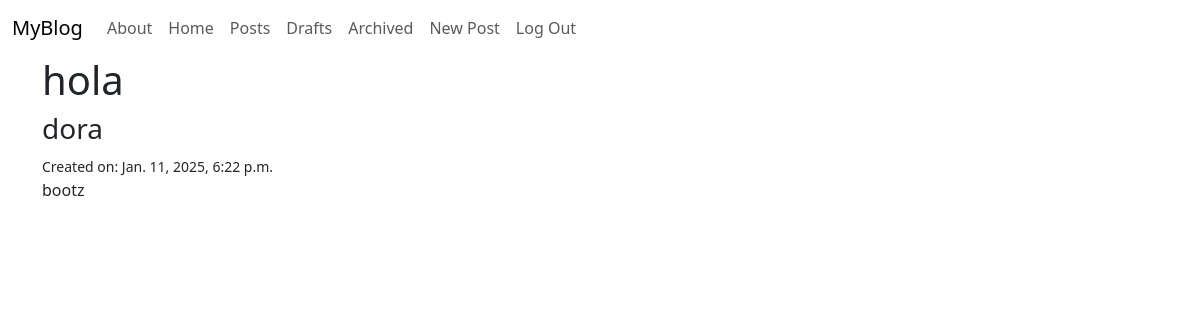
The app's page /posts/4/ (signed in) with its own data.
### posts/models.py (models this page shows, shortened)
class Post(models.Model):
    title = models.CharField(max_length=128)
    subtitle = models.CharField(max_length=256)
    body = models.TextField()
    author = models.ForeignKey(
        get_user_model(),
        on_delete=models.CASCADE
    )
    status = models.ForeignKey(
        Status,
        on_delete=models.CASCADE
    )
    created_on = models.DateTimeField(auto_now_add=True)

### posts/views.py (the view)
# urls.py: path("<int:pk>/", views.PostDetailView.as_view(), name="detail"),
class PostDetailView(UserPassesTestMixin, DetailView):
        template_name = "posts/detail.html"
        model = Post
        def test_func(self):
            post = self.get_object()
            if post.status.name == "published":
                return True
            elif post.status.name == "draft":
                if (self.request.user.is_authenticated
                        and self.request.user == post.author):
                    return True
            elif (post.status.name == "archived"
                    and self.request.user.is_authenticated):
                return True
            else:
                return False

### templates/posts/detail.html (shortened to what this page needs)
{% extends 'base.html' %}
{% block content %}
<h1>{{ post.title }}</h1>
<h3>{{ post.subtitle }}</h3>
<small>Created on: {{ post.created_on }}</small>
<p>{{ post.body }}</p>
{% endblock content %}

### records on screen
Post: title "hola", subtitle "dora", created_on "Jan. 11, 2025, 6:22 p.m.", body "bootz"
